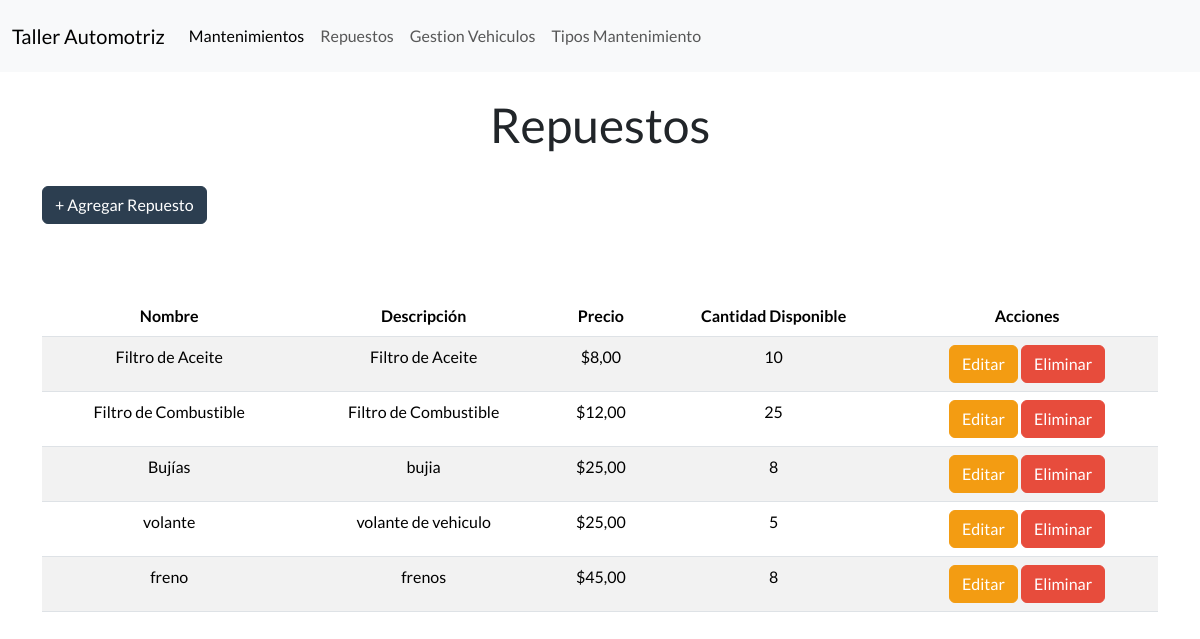
/repuestos/, run on an earlier commit of the app's database.
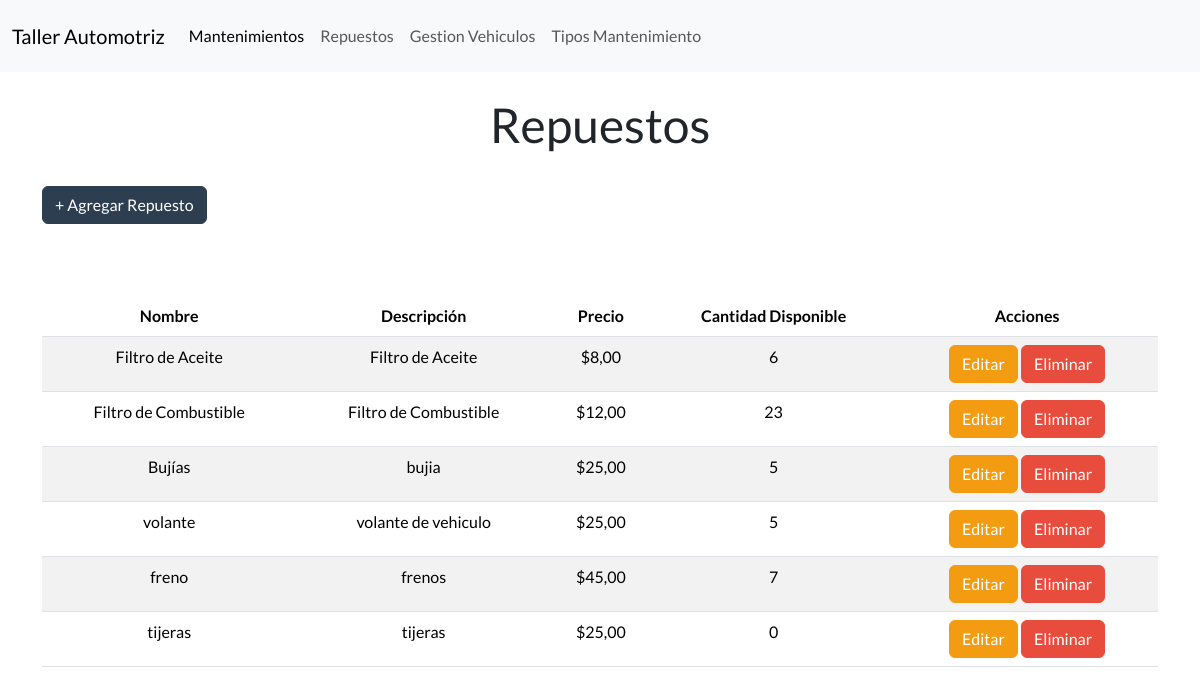
And on a later commit of the database.
### Aplicaciones/Taller/models.py (models this page shows, shortened)
class Repuesto(models.Model): # * Modelo para representar un repuesto
    id_repuesto = models.AutoField(primary_key=True) # ~ Campo de clave primaria autoincremental
    nombre_repuesto = models.CharField(max_length=100)
    descripcion = models.TextField()
    precio = models.DecimalField(max_digits=10, decimal_places=2)
    cantidad_disponible = models.PositiveIntegerField() # ~ tipo de dato para cantidades enteras positivas

### Aplicaciones/Taller/views.py (the view)
# urls.py: path('repuestos/', views.repuestos, name="repuestos"),  # * Mapas de la URL 'repuestos/' a la vista repuestos
def repuestos(request):
    repuestosdbb = Repuesto.objects.all()  # * Recibe todos los repuestos de la base de datos
    """
     * Render the list of repuestos.
    """
    return render(request, 'repuestos.html', {'repuestos': repuestosdbb})  # * Pasa los repuestos a la plantilla 'repuestos.html'

### Aplicaciones/Taller/templates/repuestos.html (shortened to what this page needs)
{% extends 'plantilla.html' %} {% load static %}
{% block content %}
    <div class="container">
        <h1 class="text-center mt-4">Repuestos</h1>
        <button type="button" class="btn btn-primary mt-4 mb-4" data-bs-toggle="modal" data-bs-target="#exampleModal">
            + Agregar Repuesto
        </button>
        <br>
        {% if repuestos %}
        <div class="table-responsive" mt-4>
            {% if repuestos %}
            <table class="table table-striped table-hover text-center mt-5" id="tabla-repuestos">
                <thead>
                    <tr>
                        <th>Nombre</th>
                        <th>Descripción</th>
                        <th>Precio</th>
                        <th>Cantidad Disponible</th>
                        <th>Acciones</th>
                    </tr>
                </thead>
                <tbody>
                    {% for repuesto in repuestos %}
                    <tr>
                        <td>{{ repuesto.nombre_repuesto }}</td>
                        <td>{{ repuesto.descripcion }}</td>
                        <td>${{ repuesto.precio }}</td>
                        <td>{{ repuesto.cantidad_disponible }}</td>
                        <td>
                            <a href="{% url 'editar_repuesto' repuesto.id_repuesto %}" class="btn btn-warning">Editar</a>
                            <a href="Javascript:void(0)" class="btn btn-danger" onclick="eliminarFila('{% url 'eliminar_repuesto' repuesto.id_repuesto %}', 'Repuestos')">Eliminar</a>
                        </td>
                    </tr>
                    {% endfor %}
                </tbody>
            </table>
            {% else %}
            <div class="alert alert-info text-center mt-4" role="alert">
                No hay repuestos disponibles en este momento.
            </div>
            {% endif %}
    {% else %}
        <div class="alert alert-warning text-center mt-4" role="alert">
            No se encontraron repuestos.
        </div>
    {% endif %}
{% endblock content %}

What changed in the data, as far as the page shows it:
changed Repuesto "Filtro de Aceite": cantidad_disponible "10" → "6"
changed Repuesto "Filtro de Combustible": cantidad_disponible "25" → "23"
changed Repuesto "Bujías": cantidad_disponible "8" → "5"
changed Repuesto "freno": cantidad_disponible "8" → "7"
added Repuesto: nombre_repuesto "tijeras", descripcion "tijeras", precio "25,00", cantidad_disponible "0"
